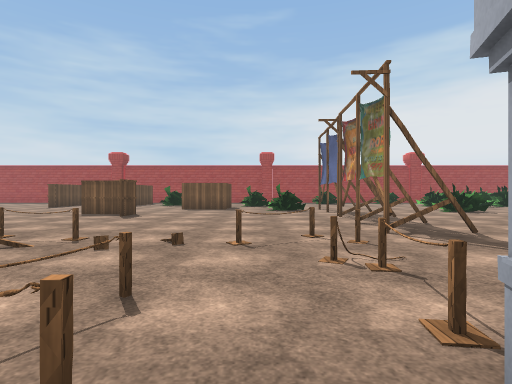
view 1 (above)

24 first-person views from a walk through a scene from a Unity 3-D project. The camera is 1.3 m above the floor, looks level and sees 80° across. The floor is counted in squares, 2 m on a side. Each view is taken from the middle of a square. On the plan, view 1 faces up. The plan holds only what a view shows up to about 10 squares ahead; the rest is blank. The place goes on beyond the plan. Some animated figures are not drawn. Some surface patterns are stand-ins.

view 2
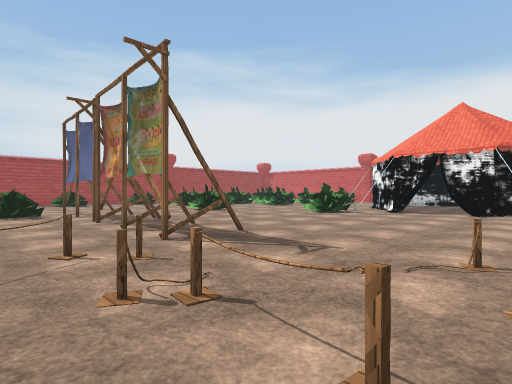

view 3
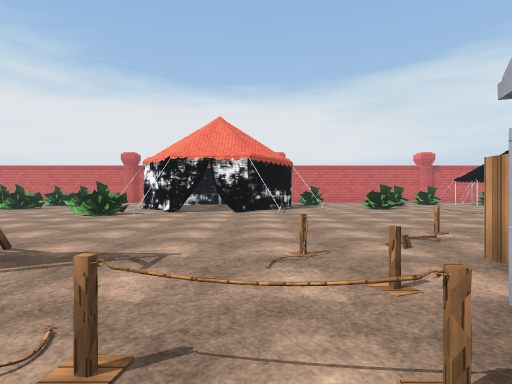

view 4
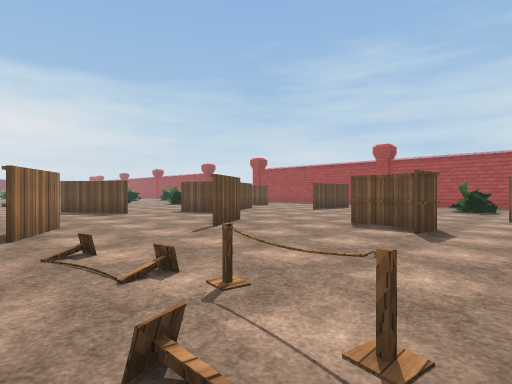

view 5
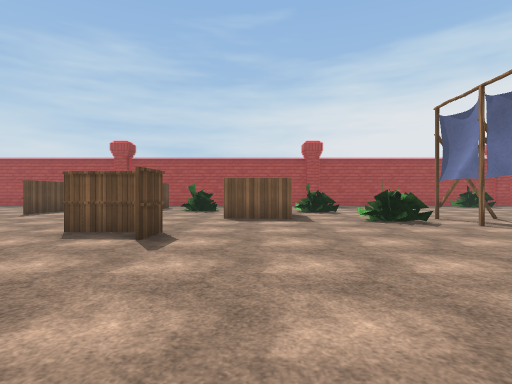

view 6
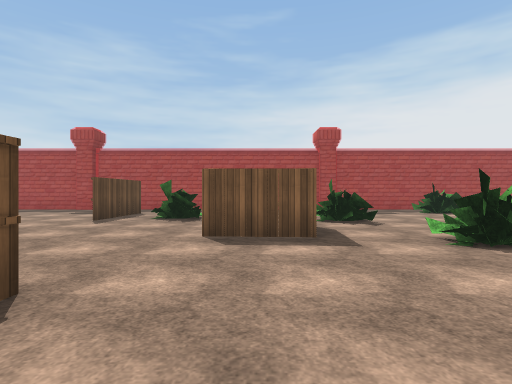

view 7
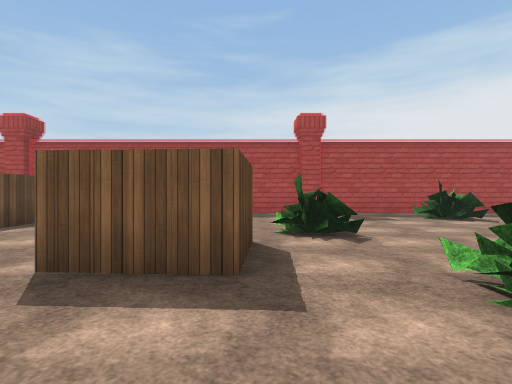

view 8
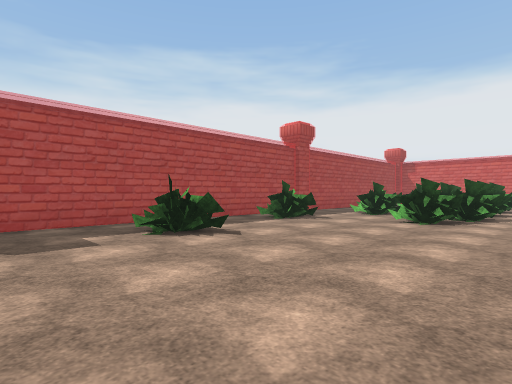

view 9
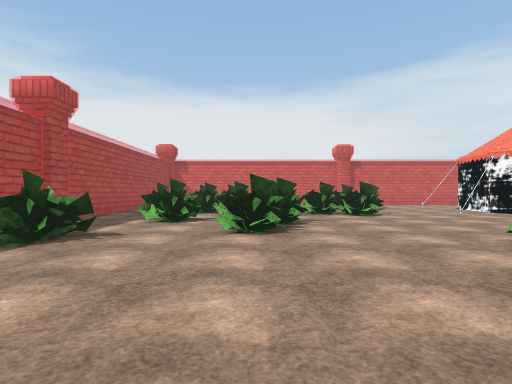

view 10
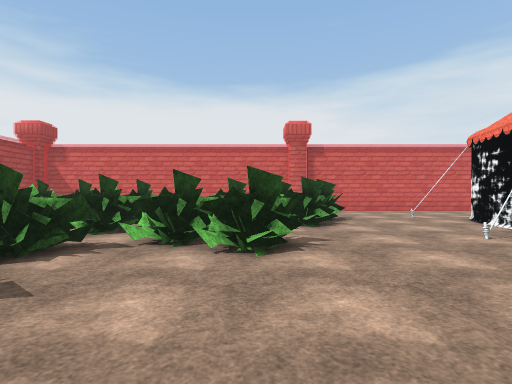

view 11
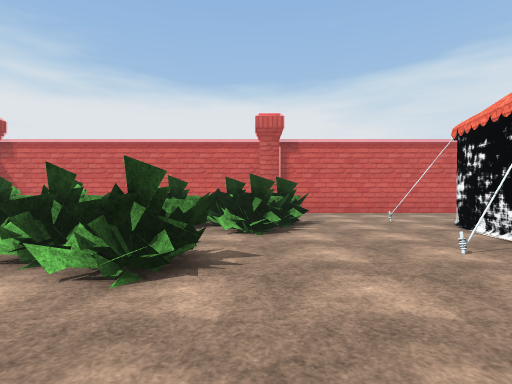

view 12
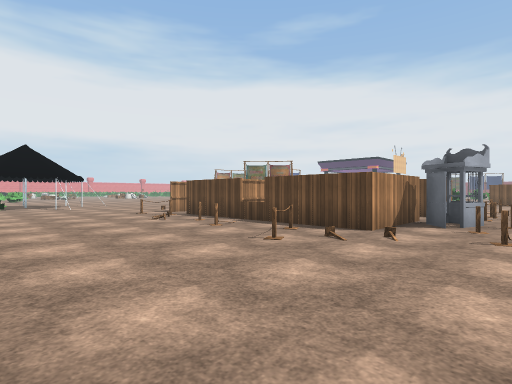

view 13
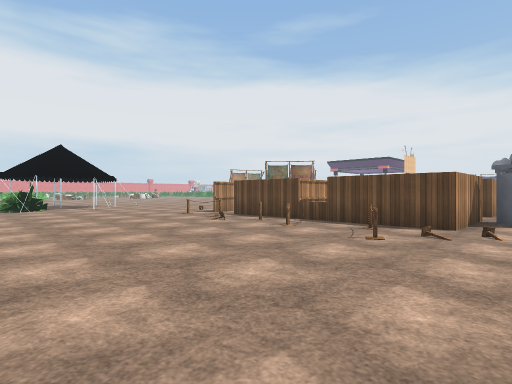

view 14
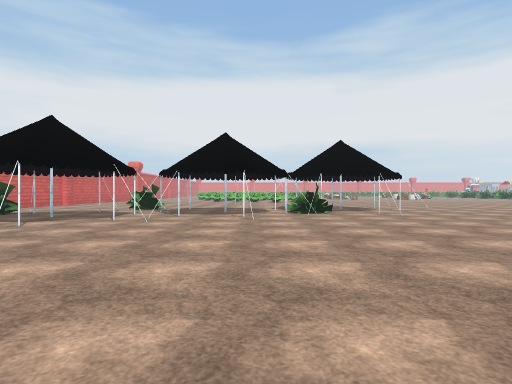

view 15
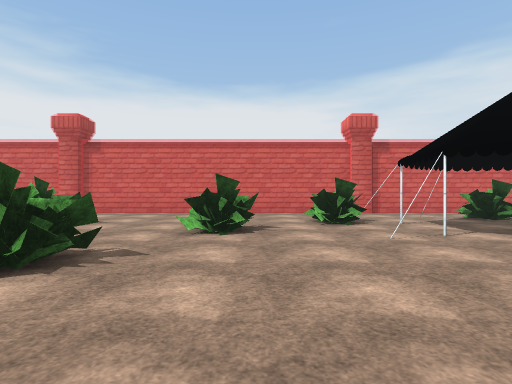

view 16
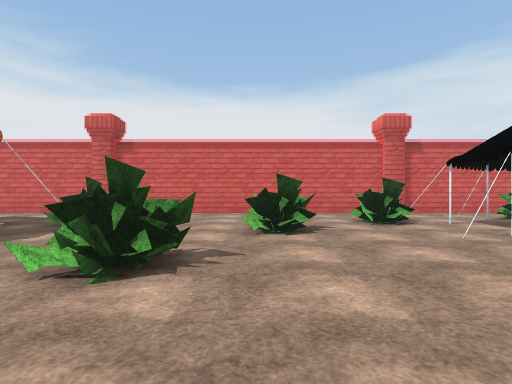

view 17
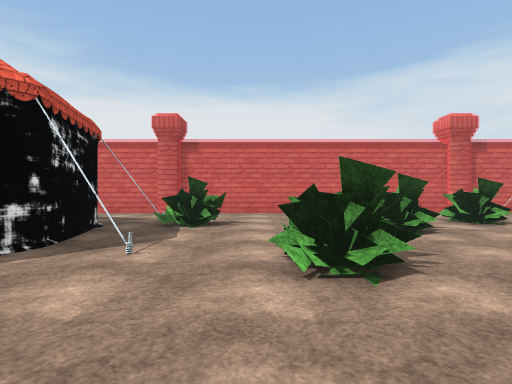

view 18
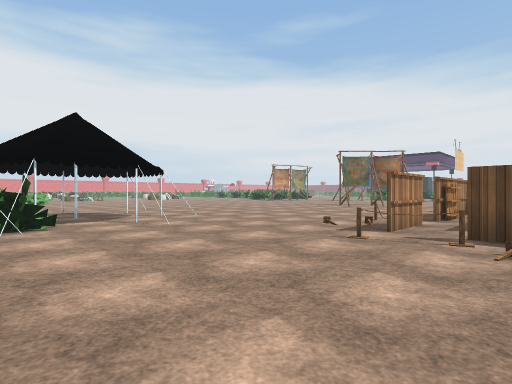

view 19
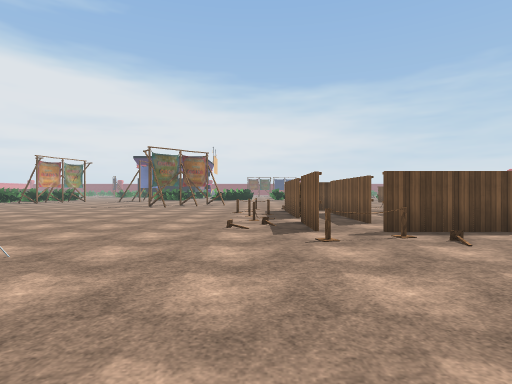

view 20
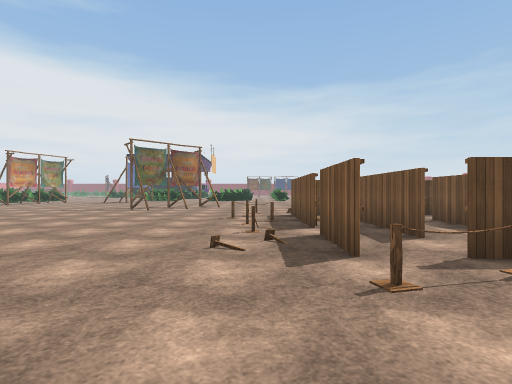

view 21
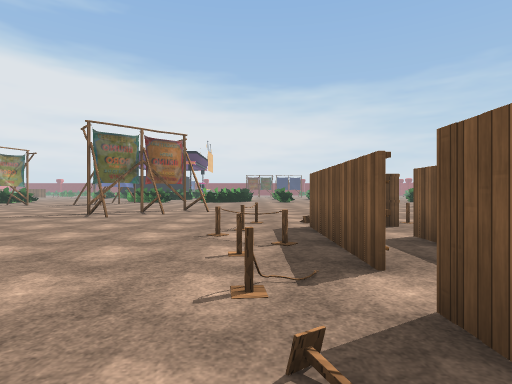

view 22
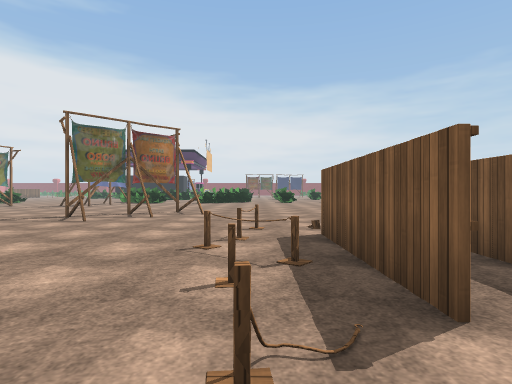

view 23
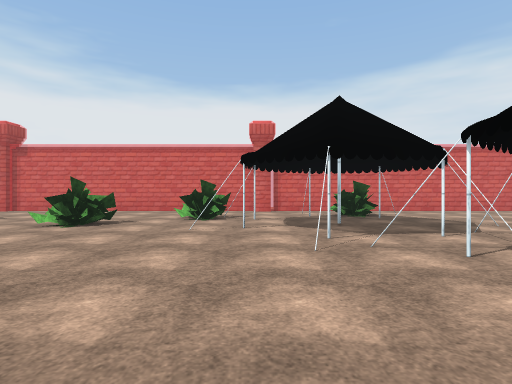

view 24
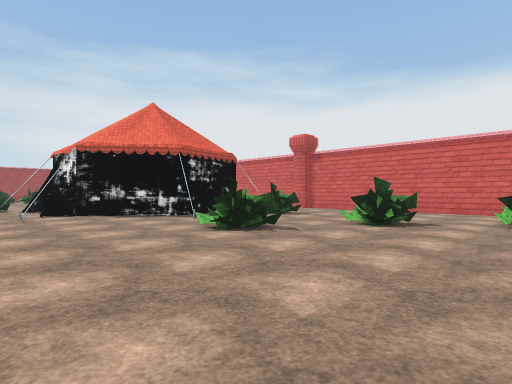

### Floor plan
Key: @ floor where view 1 was taken; # wall or solid block; x gap in a wall; . floor; = window, fence, low wall or low ledge; O other object.
Columns run from 13 left of view 1 to 19 right of it. Each row starts with its distance up from view 1.
 18             ===============
 17     ..      . ...O..O.....O O
 16     ...#.   . ...O.....O..O OO
 15      ..#.O. . ...........OO O   =
 14     #..#.O. .O.......OOOOOO OO  =
 13     #...... #..........OOOO
 12     ....... #............O  O   =
 11      ......##.O##........O..O   =
 10     ...........##...O......OO   =
  9    #....##..................O.. =
  8   ..............#...............=
  7   ....#...............O..##..#..=
  6 ##.............##.....O. ####...=
  5  ..............##......#      ..=
  4   ...##...O..OO........#       .=
  3       ........O........##     ..=
  2            .O.O........##     ..=
  1          O..O.OO........#####...=
  0           =##@###...........O...=
 -1             #   #O..........O...=
 -2                 #...............=
 -3                 =O.......O......=
 -4            .#####..........O....=
 -5          O......#..........O....=
 -6      ...  #.###.x...........O...=
 -7      .....###O###O........#.OO..=
 -8      .....O.O.O.............#...=
 -9      ....................#...##.=
-10      .#.................#..#.OO.=
-11      .##..........#.O#...#...OO.=
-12      ...#.......#...OO.#.##.....=
-13      ...............       .....=

Where each view was taken, in squares from view 1:
view 1: 0 up, 0 right, facing up
view 2: 1 up, 0 right, facing up-right
view 3: 2 up, 0 right, facing right
view 4: 3 up, 2 left, facing up-left
view 5: 4 up, 2 left, facing up
view 6: 7 up, 2 left, facing up
view 7: 9 up, 1 left, facing up
view 8: 12 up, 1 right, facing up-right
view 9: 14 up, 3 right, facing right
view 10: 11 up, 8 right, facing right
view 11: 10 up, 9 right, facing right
view 12: 2 up, 8 right, facing down-left
view 13: 1 up, 9 right, facing down-left
view 14: 2 down, 9 right, facing down
view 15: 5 down, 9 right, facing right
view 16: 4 down, 9 right, facing right
view 17: 2 down, 9 right, facing right
view 18: 5 down, 8 right, facing down-left
view 19: 8 down, 8 right, facing left
view 20: 8 down, 6 right, facing left
view 21: 8 down, 3 right, facing left
view 22: 8 down, 2 right, facing left
view 23: 8 down, 8 right, facing right
view 24: 7 down, 8 right, facing up-right
